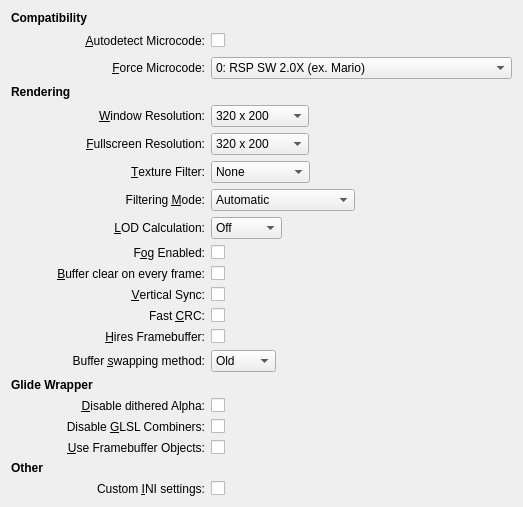
     <widget class="QWidget" name="tab" >
      <attribute name="title" >
       <string>General</string>
      </attribute>
      <layout class="QGridLayout" name="gridLayout" >
       <item row="0" column="0" colspan="2" >
        <widget class="QLabel" name="label_17" >
         <property name="text" >
          <string>&lt;h4>Compatibility&lt;/h4></string>
         </property>
        </widget>
       </item>
       <item row="1" column="0" >
        <spacer name="horizontalSpacer" >
         <property name="orientation" >
          <enum>Qt::Horizontal</enum>
         </property>
         <property name="sizeType" >
          <enum>QSizePolicy::Fixed</enum>
         </property>
         <property name="sizeHint" stdset="0" >
          <size>
           <width>40</width>
           <height>20</height>
          </size>
         </property>
        </spacer>
       </item>
       <item row="1" column="1" >
        <widget class="QLabel" name="autodetectMicrocodeLabel" >
         <property name="text" >
          <string>&amp;Autodetect Microcode:</string>
         </property>
         <property name="alignment" >
          <set>Qt::AlignRight|Qt::AlignTrailing|Qt::AlignVCenter</set>
         </property>
         <property name="buddy" >
          <cstring>autodetectMicrocodeCheck</cstring>
         </property>
        </widget>
       </item>
       <item row="1" column="2" >
        <widget class="QCheckBox" name="autodetectMicrocodeCheck" >
         <property name="text" >
          <string/>
         </property>
        </widget>
       </item>
       <item row="2" column="1" >
        <widget class="QLabel" name="label_19" >
         <property name="text" >
          <string>&amp;Force Microcode:</string>
         </property>
         <property name="alignment" >
          <set>Qt::AlignRight|Qt::AlignTrailing|Qt::AlignVCenter</set>
         </property>
         <property name="buddy" >
          <cstring>forceMicrocodeCombo</cstring>
         </property>
        </widget>
       </item>
       <item row="2" column="2" >
        <layout class="QHBoxLayout" name="horizontalLayout_7" >
         <property name="spacing" >
          <number>0</number>
         </property>
         <item>
          <widget class="QComboBox" name="forceMicrocodeCombo" >
           <property name="sizePolicy" >
            <sizepolicy vsizetype="Fixed" hsizetype="MinimumExpanding" >
             <horstretch>0</horstretch>
             <verstretch>0</verstretch>
            </sizepolicy>
           </property>
           <item>
            <property name="text" >
             <string>0: RSP SW 2.0X (ex. Mario)</string>
            </property>
           </item>
           <item>
            <property name="text" >
             <string>1: F3DEX 1.XX (ex. Star Fox)</string>
            </property>
           </item>
           <item>
            <property name="text" >
             <string>2: F3DEX 2.XX (ex. Zelda OOT)</string>
            </property>
           </item>
           <item>
            <property name="text" >
             <string>3: RSP SW 2.0D EXT (ex. Waverace)</string>
            </property>
           </item>
           <item>
            <property name="text" >
             <string>4: RSP SW 2.0D EXT (ex. Shadows of the Empire)</string>
            </property>
           </item>
           <item>
            <property name="text" >
             <string>5: RSP SW 2.0 (ex. Diddy Kong Racing)</string>
            </property>
           </item>
           <item>
            <property name="text" >
             <string>6: S2DEX 1.XX (ex. Yoshi's Story)</string>
            </property>
           </item>
           <item>
            <property name="text" >
             <string>7: RSP SW PD Perfect Dark</string>
            </property>
           </item>
           <item>
            <property name="text" >
             <string>8: F3DEXBG 2.08 Conker's Bad Fur Day</string>
            </property>
           </item>
          </widget>
         </item>
         <item>
          <spacer name="horizontalSpacer_8" >
           <property name="orientation" >
            <enum>Qt::Horizontal</enum>
           </property>
           <property name="sizeHint" stdset="0" >
            <size>
             <width>0</width>
             <height>20</height>
            </size>
           </property>
          </spacer>
         </item>
        </layout>
       </item>
       <item row="3" column="0" colspan="2" >
        <widget class="QLabel" name="label" >
         <property name="text" >
          <string>&lt;h4>Rendering&lt;/h4></string>
         </property>
        </widget>
       </item>
       <item row="4" column="1" >
        <widget class="QLabel" name="label_2" >
         <property name="text" >
          <string>&amp;Window Resolution:</string>
         </property>
         <property name="alignment" >
          <set>Qt::AlignRight|Qt::AlignTrailing|Qt::AlignVCenter</set>
         </property>
         <property name="buddy" >
          <cstring>windowResolutionCombo</cstring>
         </property>
        </widget>
       </item>
       <item row="4" column="2" >
        <layout class="QHBoxLayout" name="horizontalLayout_6" >
         <property name="spacing" >
          <number>0</number>
         </property>
         <item>
          <widget class="QComboBox" name="windowResolutionCombo" >
           <item>
            <property name="text" >
             <string>320 x 200</string>
            </property>
           </item>
           <item>
            <property name="text" >
             <string>320 x 240</string>
            </property>
           </item>
           <item>
            <property name="text" >
             <string>400 x 256</string>
            </property>
           </item>
           <item>
            <property name="text" >
             <string>512 x 384</string>
            </property>
           </item>
           <item>
            <property name="text" >
             <string>640 x 200</string>
            </property>
           </item>
           <item>
            <property name="text" >
             <string>640 x 350</string>
            </property>
           </item>
           <item>
            <property name="text" >
             <string>640 x 400</string>
            </property>
           </item>
           <item>
            <property name="text" >
             <string>640 x 480</string>
            </property>
           </item>
           <item>
            <property name="text" >
             <string>800 x 600</string>
            </property>
           </item>
           <item>
            <property name="text" >
             <string>960 x 720</string>
            </property>
           </item>
           <item>
            <property name="text" >
             <string>856 x 480</string>
            </property>
           </item>
           <item>
            <property name="text" >
             <string>512 x 256</string>
            </property>
           </item>
           <item>
            <property name="text" >
             <string>1024 x 768</string>
            </property>
           </item>
           <item>
            <property name="text" >
             <string>1280 x 1024</string>
            </property>
           </item>
           <item>
            <property name="text" >
             <string>1600 x 1200</string>
            </property>
           </item>
           <item>
            <property name="text" >
             <string>400 x 300</string>
            </property>
           </item>
           <item>
            <property name="text" >
             <string>1152 x 864</string>
            </property>
           </item>
           <item>
            <property name="text" >
             <string>1280 x 960</string>
            </property>
           </item>
           <item>
            <property name="text" >
             <string>1600 x 1024</string>
            </property>
           </item>
           <item>
            <property name="text" >
             <string>1792 x 1344</string>
            </property>
           </item>
           <item>
            <property name="text" >
             <string>1856 x 1392</string>
            </property>
           </item>
           <item>
            <property name="text" >
             <string>1920 x 1440</string>
            </property>
           </item>
           <item>
            <property name="text" >
             <string>2048 x 1536</string>
            </property>
           </item>
           <item>
            <property name="text" >
             <string>2048 x 2048</string>
            </property>
           </item>
          </widget>
         </item>
         <item>
          <spacer name="horizontalSpacer_2" >
           <property name="orientation" >
            <enum>Qt::Horizontal</enum>
           </property>
           <property name="sizeHint" stdset="0" >
            <size>
             <width>0</width>
             <height>20</height>
            </size>
           </property>
          </spacer>
         </item>
        </layout>
       </item>
       <item row="5" column="1" >
        <widget class="QLabel" name="label_3" >
         <property name="text" >
          <string>&amp;Fullscreen Resolution:</string>
         </property>
         <property name="alignment" >
          <set>Qt::AlignRight|Qt::AlignTrailing|Qt::AlignVCenter</set>
         </property>
         <property name="buddy" >
          <cstring>fullscreenResolutionCombo</cstring>
         </property>
        </widget>
       </item>
       <item row="5" column="2" >
        <layout class="QHBoxLayout" name="horizontalLayout_5" >
         <property name="spacing" >
          <number>0</number>
         </property>
         <item>
          <widget class="QComboBox" name="fullscreenResolutionCombo" >
           <item>
            <property name="text" >
             <string>320 x 200</string>
            </property>
           </item>
           <item>
            <property name="text" >
             <string>320 x 240</string>
            </property>
           </item>
           <item>
            <property name="text" >
             <string>400 x 256</string>
            </property>
           </item>
           <item>
            <property name="text" >
             <string>512 x 384</string>
            </property>
           </item>
           <item>
            <property name="text" >
             <string>640 x 200</string>
            </property>
           </item>
           <item>
            <property name="text" >
             <string>640 x 350</string>
            </property>
           </item>
           <item>
            <property name="text" >
             <string>640 x 400</string>
            </property>
           </item>
           <item>
            <property name="text" >
             <string>640 x 480</string>
            </property>
           </item>
           <item>
            <property name="text" >
             <string>800 x 600</string>
            </property>
           </item>
           <item>
            <property name="text" >
             <string>960 x 720</string>
            </property>
           </item>
           <item>
            <property name="text" >
             <string>856 x 480</string>
            </property>
           </item>
           <item>
            <property name="text" >
             <string>512 x 256</string>
            </property>
           </item>
           <item>
            <property name="text" >
             <string>1024 x 768</string>
            </property>
           </item>
           <item>
            <property name="text" >
             <string>1280 x 1024</string>
            </property>
           </item>
           <item>
            <property name="text" >
             <string>1600 x 1200</string>
            </property>
           </item>
           <item>
            <property name="text" >
             <string>400 x 300</string>
            </property>
           </item>
           <item>
            <property name="text" >
             <string>1152 x 864</string>
            </property>
           </item>
           <item>
            <property name="text" >
             <string>1280 x 960</string>
            </property>
           </item>
           <item>
            <property name="text" >
             <string>1600 x 1024</string>
            </property>
           </item>
           <item>
            <property name="text" >
             <string>1792 x 1344</string>
            </property>
           </item>
           <item>
            <property name="text" >
             <string>1856 x 1392</string>
            </property>
           </item>
           <item>
            <property name="text" >
             <string>1920 x 1440</string>
            </property>
           </item>
           <item>
            <property name="text" >
             <string>2048 x 1536</string>
            </property>
           </item>
           <item>
            <property name="text" >
             <string>2048 x 2048</string>
            </property>
           </item>
          </widget>
         </item>
         <item>
          <spacer name="horizontalSpacer_3" >
           <property name="orientation" >
            <enum>Qt::Horizontal</enum>
           </property>
           <property name="sizeHint" stdset="0" >
            <size>
             <width>0</width>
             <height>20</height>
            </size>
           </property>
          </spacer>
         </item>
        </layout>
       </item>
       <item row="6" column="1" >
        <widget class="QLabel" name="label_4" >
         <property name="text" >
          <string>&amp;Texture Filter:</string>
         </property>
         <property name="alignment" >
          <set>Qt::AlignRight|Qt::AlignTrailing|Qt::AlignVCenter</set>
         </property>
         <property name="buddy" >
          <cstring>textureFilterCombo</cstring>
         </property>
        </widget>
       </item>
       <item row="6" column="2" >
        <layout class="QHBoxLayout" name="horizontalLayout_4" >
         <property name="spacing" >
          <number>0</number>
         </property>
         <item>
          <widget class="QComboBox" name="textureFilterCombo" >
           <item>
            <property name="text" >
             <string>None</string>
            </property>
           </item>
           <item>
            <property name="text" >
             <string>Blur Edges</string>
            </property>
           </item>
           <item>
            <property name="text" >
             <string>Super 2x Sai</string>
            </property>
           </item>
           <item>
            <property name="text" >
             <string>Hq2x</string>
            </property>
           </item>
           <item>
            <property name="text" >
             <string>Hq4x</string>
            </property>
           </item>
          </widget>
         </item>
         <item>
          <spacer name="horizontalSpacer_4" >
           <property name="orientation" >
            <enum>Qt::Horizontal</enum>
           </property>
           <property name="sizeHint" stdset="0" >
            <size>
             <width>0</width>
             <height>20</height>
            </size>
           </property>
          </spacer>
         </item>
        </layout>
       </item>
       <item row="7" column="1" >
        <widget class="QLabel" name="label_5" >
         <property name="enabled" >
          <bool>true</bool>
         </property>
         <property name="text" >
          <string>Filtering &amp;Mode:</string>
         </property>
         <property name="alignment" >
          <set>Qt::AlignRight|Qt::AlignTrailing|Qt::AlignVCenter</set>
         </property>
         <property name="buddy" >
          <cstring>filteringModeCombo</cstring>
         </property>
        </widget>
       </item>
       <item row="7" column="2" >
        <layout class="QHBoxLayout" name="horizontalLayout_3" >
         <property name="spacing" >
          <number>0</number>
         </property>
         <item>
          <widget class="QComboBox" name="filteringModeCombo" >
           <property name="enabled" >
            <bool>true</bool>
           </property>
           <item>
            <property name="text" >
             <string>Automatic</string>
            </property>
           </item>
           <item>
            <property name="text" >
             <string>Force Bilinear</string>
            </property>
           </item>
           <item>
            <property name="text" >
             <string>Force Point-Sampled</string>
            </property>
           </item>
          </widget>
         </item>
         <item>
          <spacer name="horizontalSpacer_5" >
           <property name="orientation" >
            <enum>Qt::Horizontal</enum>
           </property>
           <property name="sizeHint" stdset="0" >
            <size>
             <width>0</width>
             <height>20</height>
            </size>
           </property>
          </spacer>
         </item>
        </layout>
       </item>
       <item row="8" column="1" >
        <widget class="QLabel" name="label_6" >
         <property name="enabled" >
          <bool>true</bool>
         </property>
         <property name="text" >
          <string>&amp;LOD Calculation:</string>
         </property>
         <property name="alignment" >
          <set>Qt::AlignRight|Qt::AlignTrailing|Qt::AlignVCenter</set>
         </property>
         <property name="buddy" >
          <cstring>lodCalculationCombo</cstring>
         </property>
        </widget>
       </item>
       <item row="8" column="2" >
        <layout class="QHBoxLayout" name="horizontalLayout_2" >
         <property name="spacing" >
          <number>0</number>
         </property>
         <item>
          <widget class="QComboBox" name="lodCalculationCombo" >
           <property name="enabled" >
            <bool>true</bool>
           </property>
           <item>
            <property name="text" >
             <string>Off</string>
            </property>
           </item>
           <item>
            <property name="text" >
             <string>Fast</string>
            </property>
           </item>
           <item>
            <property name="text" >
             <string>Precise</string>
            </property>
           </item>
          </widget>
         </item>
         <item>
          <spacer name="horizontalSpacer_6" >
           <property name="orientation" >
            <enum>Qt::Horizontal</enum>
           </property>
           <property name="sizeHint" stdset="0" >
            <size>
             <width>0</width>
             <height>20</height>
            </size>
           </property>
          </spacer>
         </item>
        </layout>
       </item>
       <item row="9" column="1" >
        <widget class="QLabel" name="label_7" >
         <property name="enabled" >
          <bool>true</bool>
         </property>
         <property name="text" >
          <string>F&amp;og Enabled:</string>
         </property>
         <property name="alignment" >
          <set>Qt::AlignRight|Qt::AlignTrailing|Qt::AlignVCenter</set>
         </property>
         <property name="buddy" >
          <cstring>fogEnabledCheck</cstring>
         </property>
        </widget>
       </item>
       <item row="9" column="2" >
        <widget class="QCheckBox" name="fogEnabledCheck" >
         <property name="enabled" >
          <bool>true</bool>
         </property>
         <property name="text" >
          <string/>
         </property>
        </widget>
       </item>
       <item row="10" column="1" >
        <widget class="QLabel" name="label_15" >
         <property name="enabled" >
          <bool>true</bool>
         </property>
         <property name="text" >
          <string>&amp;Buffer clear on every frame:</string>
         </property>
         <property name="alignment" >
          <set>Qt::AlignRight|Qt::AlignTrailing|Qt::AlignVCenter</set>
         </property>
         <property name="buddy" >
          <cstring>bufferClearOnEveryFrameCheck</cstring>
         </property>
        </widget>
       </item>
       <item row="10" column="2" >
        <widget class="QCheckBox" name="bufferClearOnEveryFrameCheck" >
         <property name="enabled" >
          <bool>true</bool>
         </property>
         <property name="text" >
          <string/>
         </property>
        </widget>
       </item>
       <item row="11" column="1" >
        <widget class="QLabel" name="label_16" >
         <property name="text" >
          <string>&amp;Vertical Sync:</string>
         </property>
         <property name="alignment" >
          <set>Qt::AlignRight|Qt::AlignTrailing|Qt::AlignVCenter</set>
         </property>
         <property name="buddy" >
          <cstring>verticalSyncCheck</cstring>
         </property>
        </widget>
       </item>
       <item row="11" column="2" >
        <widget class="QCheckBox" name="verticalSyncCheck" >
         <property name="text" >
          <string/>
         </property>
        </widget>
       </item>
       <item row="12" column="1" >
        <widget class="QLabel" name="label_8" >
         <property name="text" >
          <string>Fast &amp;CRC:</string>
         </property>
         <property name="alignment" >
          <set>Qt::AlignRight|Qt::AlignTrailing|Qt::AlignVCenter</set>
         </property>
         <property name="buddy" >
          <cstring>fastCrcCheck</cstring>
         </property>
        </widget>
       </item>
       <item row="12" column="2" >
        <widget class="QCheckBox" name="fastCrcCheck" >
         <property name="text" >
          <string/>
         </property>
        </widget>
       </item>
       <item row="13" column="1" >
        <widget class="QLabel" name="label_9" >
         <property name="text" >
          <string>&amp;Hires Framebuffer:</string>
         </property>
         <property name="alignment" >
          <set>Qt::AlignRight|Qt::AlignTrailing|Qt::AlignVCenter</set>
         </property>
         <property name="buddy" >
          <cstring>hiresFramebufferCheck</cstring>
         </property>
        </widget>
       </item>
       <item row="13" column="2" >
        <widget class="QCheckBox" name="hiresFramebufferCheck" >
         <property name="text" >
          <string/>
         </property>
        </widget>
       </item>
       <item row="14" column="0" colspan="2" >
        <widget class="QLabel" name="label_10" >
         <property name="enabled" >
          <bool>true</bool>
         </property>
         <property name="text" >
          <string>Buffer &amp;swapping method:</string>
         </property>
         <property name="alignment" >
          <set>Qt::AlignRight|Qt::AlignTrailing|Qt::AlignVCenter</set>
         </property>
         <property name="buddy" >
          <cstring>bufferSwappingMethodCombo</cstring>
         </property>
        </widget>
       </item>
       <item row="14" column="2" >
        <layout class="QHBoxLayout" name="horizontalLayout" >
         <property name="spacing" >
          <number>0</number>
         </property>
         <item>
          <widget class="QComboBox" name="bufferSwappingMethodCombo" >
           <property name="enabled" >
            <bool>true</bool>
           </property>
           <item>
            <property name="text" >
             <string>Old</string>
            </property>
           </item>
           <item>
            <property name="text" >
             <string>New</string>
            </property>
           </item>
           <item>
            <property name="text" >
             <string>Hybrid</string>
            </property>
           </item>
          </widget>
         </item>
         <item>
          <spacer name="horizontalSpacer_7" >
           <property name="orientation" >
            <enum>Qt::Horizontal</enum>
           </property>
           <property name="sizeHint" stdset="0" >
            <size>
             <width>0</width>
             <height>20</height>
            </size>
           </property>
          </spacer>
         </item>
        </layout>
       </item>
       <item row="15" column="0" colspan="2" >
        <widget class="QLabel" name="label_11" >
         <property name="text" >
          <string>&lt;h4>Glide Wrapper&lt;/h4></string>
         </property>
        </widget>
       </item>
       <item row="16" column="1" >
        <widget class="QLabel" name="label_12" >
         <property name="text" >
          <string>&amp;Disable dithered Alpha:</string>
         </property>
         <property name="alignment" >
          <set>Qt::AlignRight|Qt::AlignTrailing|Qt::AlignVCenter</set>
         </property>
         <property name="buddy" >
          <cstring>disableDitheredAlphaCheck</cstring>
         </property>
        </widget>
       </item>
       <item row="16" column="2" >
        <widget class="QCheckBox" name="disableDitheredAlphaCheck" >
         <property name="text" >
          <string/>
         </property>
        </widget>
       </item>
       <item row="17" column="1" >
        <widget class="QLabel" name="label_13" >
         <property name="text" >
          <string>Disable &amp;GLSL Combiners:</string>
         </property>
         <property name="alignment" >
          <set>Qt::AlignRight|Qt::AlignTrailing|Qt::AlignVCenter</set>
         </property>
         <property name="buddy" >
          <cstring>disableGlslCombinersCheck</cstring>
         </property>
        </widget>
       </item>
       <item row="17" column="2" >
        <widget class="QCheckBox" name="disableGlslCombinersCheck" >
         <property name="text" >
          <string/>
         </property>
        </widget>
       </item>
       <item row="18" column="1" >
        <widget class="QLabel" name="label_14" >
         <property name="text" >
          <string>&amp;Use Framebuffer Objects:</string>
         </property>
         <property name="alignment" >
          <set>Qt::AlignRight|Qt::AlignTrailing|Qt::AlignVCenter</set>
         </property>
         <property name="buddy" >
          <cstring>useFramebufferObjectsCheck</cstring>
         </property>
        </widget>
       </item>
       <item row="18" column="2" >
        <widget class="QCheckBox" name="useFramebufferObjectsCheck" >
         <property name="text" >
          <string/>
         </property>
        </widget>
       </item>
       <item row="19" column="0" colspan="3" >
        <widget class="QLabel" name="label_36" >
         <property name="text" >
          <string>&lt;h4>Other&lt;/h4></string>
         </property>
        </widget>
       </item>
       <item row="20" column="1" >
        <widget class="QLabel" name="label_37" >
         <property name="text" >
          <string>Custom &amp;INI settings:</string>
         </property>
         <property name="alignment" >
          <set>Qt::AlignRight|Qt::AlignTrailing|Qt::AlignVCenter</set>
         </property>
         <property name="buddy" >
          <cstring>customIniSettingsCheck</cstring>
         </property>
        </widget>
       </item>
       <item row="20" column="2" >
        <widget class="QCheckBox" name="customIniSettingsCheck" >
         <property name="text" >
          <string/>
         </property>
        </widget>
       </item>
      </layout>
     </widget>
